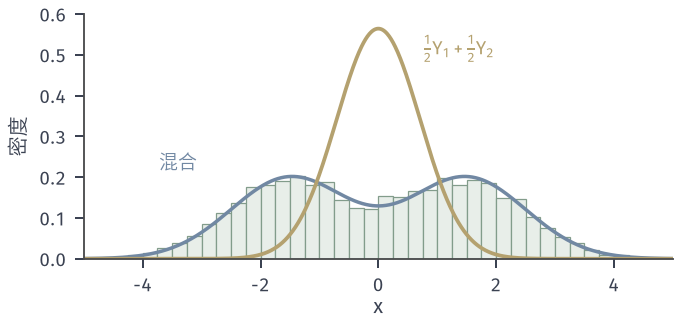

Reproduce this figure in Python.
"""Mixture vs average: 0.5N(-1.5,1)+0.5N(1.5,1) (var 3.25) vs (Y1+Y2)/2 ~ N(0,0.5); histogram of 5000 mixture samples, seed 716."""
from pathlib import Path
import sys
HERE = Path(__file__).resolve().parent
sys.path.insert(0, str(HERE.parent/"dfam-common"))
from common import *

rng = np.random.default_rng(SEED)
n = 5000
K = rng.random(n) < 0.5
xs = np.where(K, -1.5, 1.5)+rng.standard_normal(n)
x = np.linspace(-5, 5, 900)
fig, ax = figure(width_mm=96, height_mm=46)
ax.hist(xs, bins=np.arange(-5, 5.01, 0.25), density=True, color=GREEN_FILL, edgecolor=GREEN, lw=0.5)
ax.plot(x, 0.5*phi(x+1.5)+0.5*phi(x-1.5), color=BLUE, lw=1.4)
ax.plot(x, phi(x/np.sqrt(0.5))/np.sqrt(0.5), color=YELLOW, lw=1.5)
ax.text(-3.4, 0.22, '混合', color=BLUE, fontsize=7.5, ha='center')
ax.text(0.75, 0.5, r'$\frac{1}{2}Y_1+\frac{1}{2}Y_2$', color=YELLOW, fontsize=7.5)
ax.set_xlim(-5, 5); ax.set_ylim(0, 0.6); ax.set_xlabel('$x$', labelpad=1); ax.set_ylabel('密度')
save(fig, HERE, 'figure', {'seed': SEED, 'n': n, 'sample_var': float(xs.var()), 'mixture_var': 3.25, 'avg_var': 0.5})
